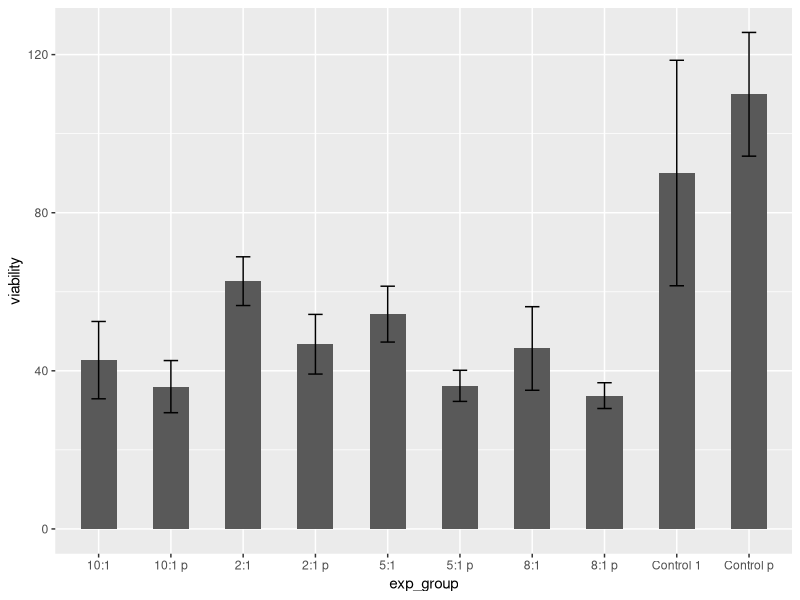

Reproduce this figure in R.
#load the library
library(tidyverse)
#function read.csv2 for european csv files
mtt_data <- read.csv2("mtt_data_1.csv", header = FALSE)
#remove the border columns
mtt_data <- (mtt_data[,-c(1,12)])*100
#calculate the mean for each column
mean_col <- as.vector(apply(mtt_data, 2, mean))
#mean of the positive controls
mean_col_control <- mean(mean_col[c(1,10)])
#relativize the cell viability of each well to the control
mtt_data_rel <- (sweep(mtt_data, 2, mean_col_control, "/"))*100
#calculate the sd of each column
sd_mtt <- apply(mtt_data_rel, 2, sd)
#mean of viability value for each experimental group and build the data frame
exp_group <- c("Control 1", "10:1", "10:1 p", "8:1", "8:1 p", "5:1", "5:1 p", "2:1", "2:1 p", "Control p")
viability <- as.vector(apply(mtt_data_rel, 2, mean))
viability<- data.frame(viability, row.names = exp_group)
#build the plot
ggplot(data = viability, aes(x = exp_group, y= viability)) + 
  geom_bar( stat = "identity", 
            group = 1, width=0.5) +
  geom_errorbar(aes(ymin = viability - sd_mtt, ymax = viability + sd_mtt), width = 0.2)
